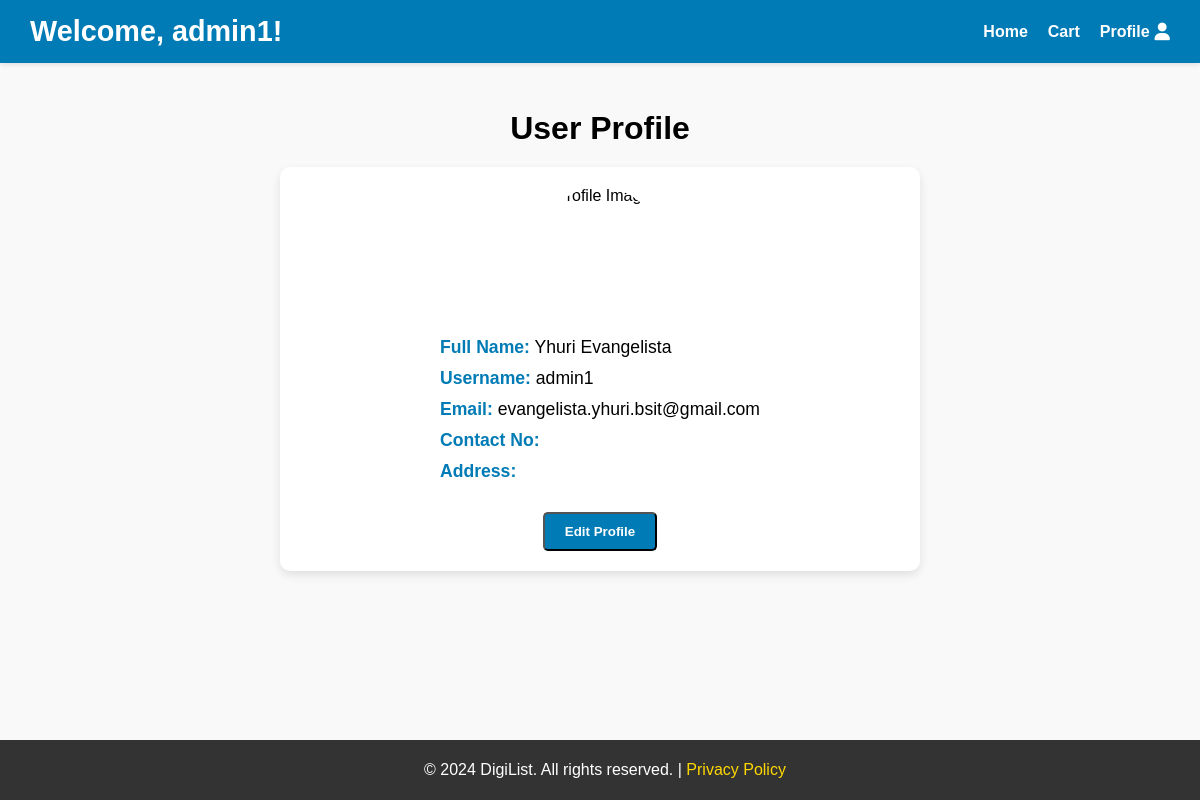
Page /customer_profile.php (signed in) on the committed database.
### tables this page shows
CREATE TABLE `users` (
  `user_id` int(11) NOT NULL,
  `fullname` varchar(255) NOT NULL,
  `username` varchar(255) DEFAULT NULL,
  `password` varchar(255) DEFAULT NULL,
  `email` varchar(255) DEFAULT NULL,
  `user_contact` varchar(15) DEFAULT NULL,
  `user_address` text DEFAULT NULL,
  `role` enum('Customer','Admin') DEFAULT 'Customer',
  `user_img` varchar(255) DEFAULT NULL,
  `time_created` timestamp NOT NULL DEFAULT current_timestamp() ON UPDATE current_timestamp(),
  `time_updated` timestamp NOT NULL DEFAULT current_timestamp() ON UPDATE current_timestamp(),
  `reset_token` varchar(255) DEFAULT NULL,
  `token_expiry` datetime DEFAULT NULL
);

### htdocs/customer_profile.php (the view, shortened to what this page needs)
<?php
include 'connection.php';
$user_id = $_SESSION['user_id'];
$sql = "SELECT fullname, username, email, user_contact, user_address, user_img FROM users WHERE user_id = ?";
$stmt = $conn->prepare($sql);
$stmt->bind_param("i", $user_id);
$stmt->execute();
$stmt->bind_result($fullname, $username, $email, $user_contact, $user_address, $user_img);
?>
<!DOCTYPE html>
<html lang="en">
<head>
    <link rel="stylesheet" href="https://cdnjs.cloudflare.com/ajax/libs/font-awesome/6.0.0-beta3/css/all.min.css">
</head>
<body>
    <header class="navbar">
        <div class="logo">
            <h1>Welcome, <?php echo htmlspecialchars($username); ?>!</h1>
        </div>
        <div class="nav-links">
            <ul>
                <li><a href="customer_dashboard.php">Home</a></li>
                <li><a href="customer_cart.php">Cart</a></li>
                <li class="dropdown">
                    <a href="#" class="profile-icon">Profile <i class="fa fa-user"></i></a>
                </li>
            </ul>
        </div>
    </header>
    <main class="profile-container">
        <h2>User Profile</h2>
        <div class="profile-card">
            <img src="assets/profiles/<?php echo htmlspecialchars($user_img); ?>" alt="Profile Image" class="profile-image" />
            <div class="profile-details">
                <p><strong>Full Name:</strong> <?php echo htmlspecialchars($fullname); ?></p>
                <p><strong>Username:</strong> <?php echo htmlspecialchars($username); ?></p>
                <p><strong>Email:</strong> <?php echo htmlspecialchars($email); ?></p>
                <p><strong>Contact No:</strong> <?php echo htmlspecialchars($user_contact); ?></p>
                <p><strong>Address:</strong> <?php echo htmlspecialchars($user_address); ?></p>
            </div>
            <button class="edit-profile-btn" id="edit-btn">Edit Profile</button>
        </div>
    </main>
    <footer class="footer">
        <p>&copy; 2024 DigiList. All rights reserved. | <a href="#">Privacy Policy</a></p>
    </footer>
</body>
</html>

### htdocs/customer_profile.php (style rules this page uses)
body { font-family: 'Arial', sans-serif; margin: 0; padding: 0; background-color: #f9f9f9; overflow-x: hidden; }
.navbar { display: flex; justify-content: space-between; align-items: center; background-color: #007bb5; padding: 15px 30px; color: white; position: sticky; top: 0; z-index: 10; box-shadow: 0 2px 5px rgba(0, 0, 0, 0.1); }
.navbar .logo h1 { font-size: 1.8rem; font-weight: bold; margin: 0; }
.navbar .nav-links ul { list-style: none; display: flex; gap: 20px; margin: 0; padding: 0; }
.navbar .nav-links a { color: white; text-decoration: none; font-weight: bold; transition: color 0.3s ease; }
.navbar .dropdown { position: relative; }
.profile-icon i { margin-left: 5px; font-size: 1.1rem; }
.navbar .dropdown > a { display: flex; align-items: center; cursor: pointer; }
.profile-container { padding: 20px; max-width: 1200px; margin: 0 auto; }
.profile-container h2 { text-align: center; font-size: 2rem; margin-bottom: 20px; }
.profile-card { display: flex; flex-direction: column; align-items: center; background-color: #fff; padding: 20px; border-radius: 10px; box-shadow: 0 4px 10px rgba(0, 0, 0, 0.1); width: 100%; max-width: 600px; margin: 0 auto; }
.profile-image { width: 120px; height: 120px; border-radius: 50%; object-fit: cover; margin-bottom: 20px; }
.profile-details p { font-size: 1.1rem; margin: 10px 0; }
.profile-details strong { color: #007bb5; }
.edit-profile-btn { display: inline-block; margin-top: 20px; padding: 10px 20px; background-color: #007bb5; color: white; text-decoration: none; border-radius: 5px; font-weight: bold; transition: background-color 0.3s ease; }
.footer { background-color: #333; color: white; padding: 5px; text-align: center; position: fixed; bottom: 0; width: 100%; }
.footer a { color: #ffd700; text-decoration: none; transition: color 0.3s ease; }

### rows in the picture
users: username "admin1", fullname "Yhuri Evangelista", email "evangelista.yhuri.bsit@gmail.com"
